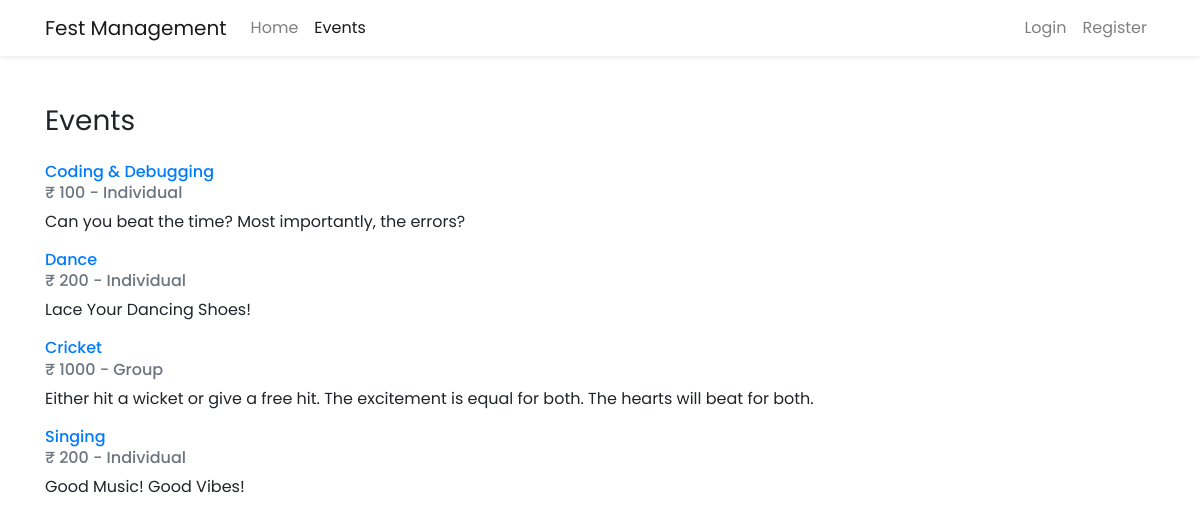
Screenshot of /events.php with the database file from the repository.
### tables this page shows
CREATE TABLE `events` (
  `event_id` int(11) NOT NULL,
  `event_name` varchar(255) NOT NULL,
  `event_type` varchar(255) NOT NULL,
  `category_name` varchar(255) NOT NULL,
  `event_date` date NOT NULL,
  `event_fee` int(11) NOT NULL,
  `event_desc` text NOT NULL,
  `organiser_id` int(11) NOT NULL
);

### events.php (the view, shortened to what this page needs)
<!DOCTYPE html>
<html lang="en">
<head>
    <?php include 'includes/_links.php'; ?>
</head>
<body>
    <?php include 'includes/_navbar.php'; ?>
    <main>
        <div class="container py-5" style="position: relative;">
            <h1 class="h3 d-flex align-items-center justify-content-between font-weight-normal mb-4">
                <span>Events</span>
            </h1>
            <div class="row">
                <?php
                include 'includes/db_connect.php';?>
                        <div class="col-lg-10 col-md-7 col-13  mb-5">
                                    <?php
                                    $result = $db->query('SELECT * FROM events ');
                                    if ($result) {
                                    while ($row = $result->fetch_assoc()) { ?>
                                    <div >
                                        <div >
                                            <h4 class="h6">
                                                <a href="view_event.php?id=<?php echo $row['event_id']; ?>"><?php echo $row['event_name']; ?></a>
                                            </h4>
                                            <h6 class="card-subtitle mb-2 text-muted">&#8377;
                                                <?= $row['event_fee'] ?>
                                                -
                                                <?= $row['event_type'] ?>
                                            </h6>
                                            <p >
                                                <?= $row['event_desc'] ?>
                                            </p>
                                        </div>
                                    </div>
                        <?php }
                } else {
                    $error_message = 'Something went wrong';
                }
                        ?>
                            </div>
                        </div>
    </main>
</body>
</html>

### css/style.css (style rules this page uses)
body { font-family: 'Poppins', sans-serif; min-height: 100vh; display: flex; flex-direction: column; }
main { flex: 1 0 auto; }
a { text-decoration: none !important; }

### rows the page displays
events: event_name "Coding & Debugging", event_fee "100", event_type "Individual", event_desc "Can you beat the time? Most importantly, the errors?"
events: event_name "Dance", event_fee "200", event_type "Individual", event_desc "Lace Your Dancing Shoes!"
events: event_name "Cricket", event_fee "1000", event_type "Group", event_desc "Either hit a wicket or give a free hit. The excitement is equal for both. The hearts will beat for both."
events: event_name "Singing", event_fee "200", event_type "Individual", event_desc "Good Music! Good Vibes!"
